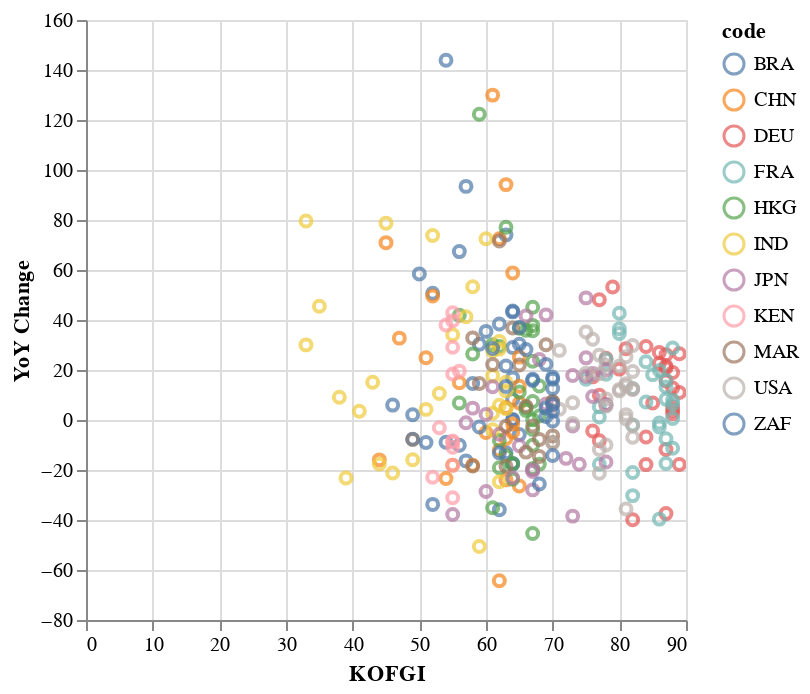

Notebook cell for this chart:
### Code cell
alt.Chart(kof_df).mark_point().encode(
    x='KOFGI',
    y='YoY Change:Q',
    color='code:N'
).interactive()

### Figure 1 — Vega-Lite specification as saved in the notebook (floating-point values rounded to 4 significant figures; data arrays with more than 128 entries replaced by an {"elided": "..."} marker saying what was removed)
{"config": {"view": {"continuousWidth": 300, "continuousHeight": 300}}, "data": {"name": "data-80b6720e6c9699c01a508a54e6b26429"}, "mark": {"type": "point"}, "encoding": {"color": {"field": "code", "type": "nominal"}, "x": {"field": "KOFGI", "type": "quantitative"}, "y": {"field": "YoY Change", "type": "quantitative"}}, "params": [{"name": "param_1", "select": {"type": "interval", "encodings": ["x", "y"]}, "bind": "scales"}], "$schema": "https://vega.github.io/schema/vega-lite/v5.8.0.json", "datasets": {"data-80b6720e6c9699c01a508a54e6b26429": {"elided": "292 records"}}}
